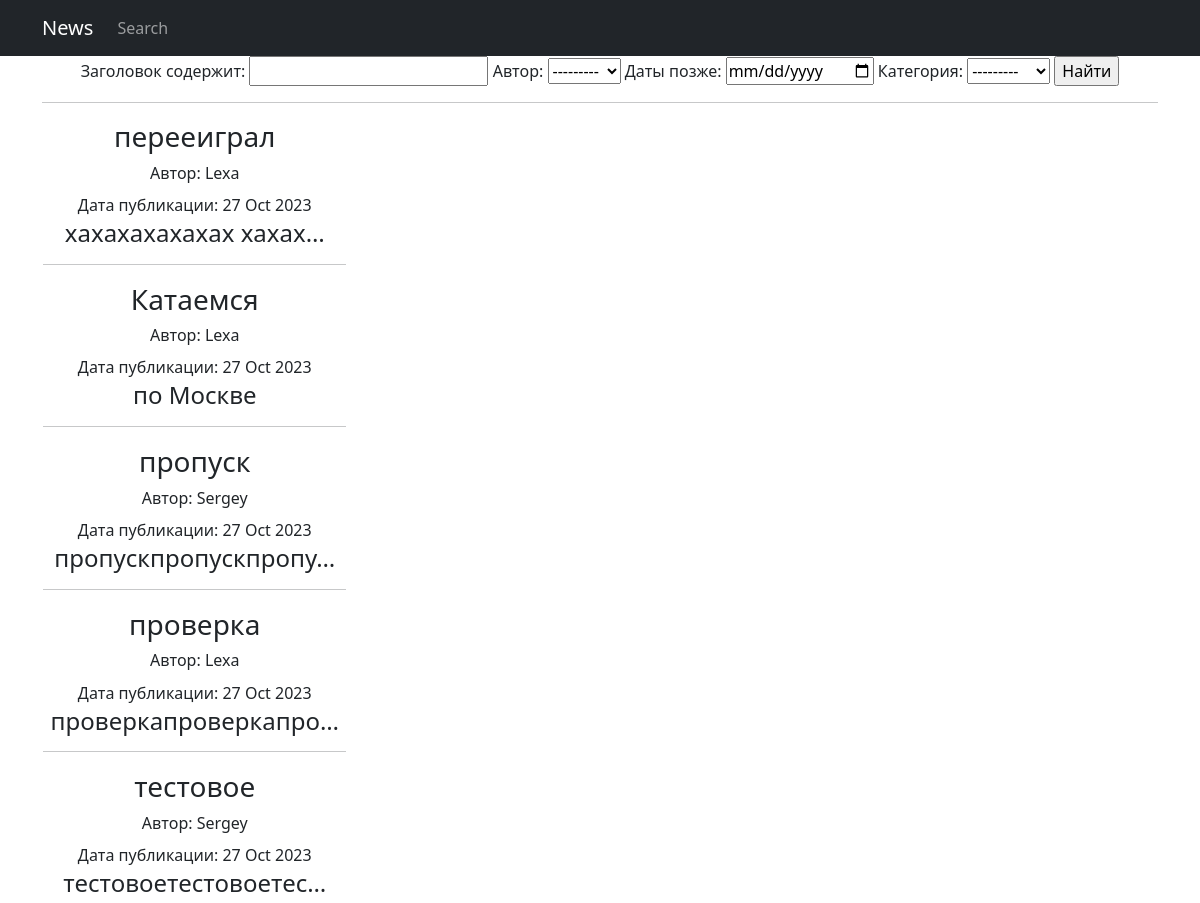
The page /news/search/ (upper part) on the database as committed earlier.
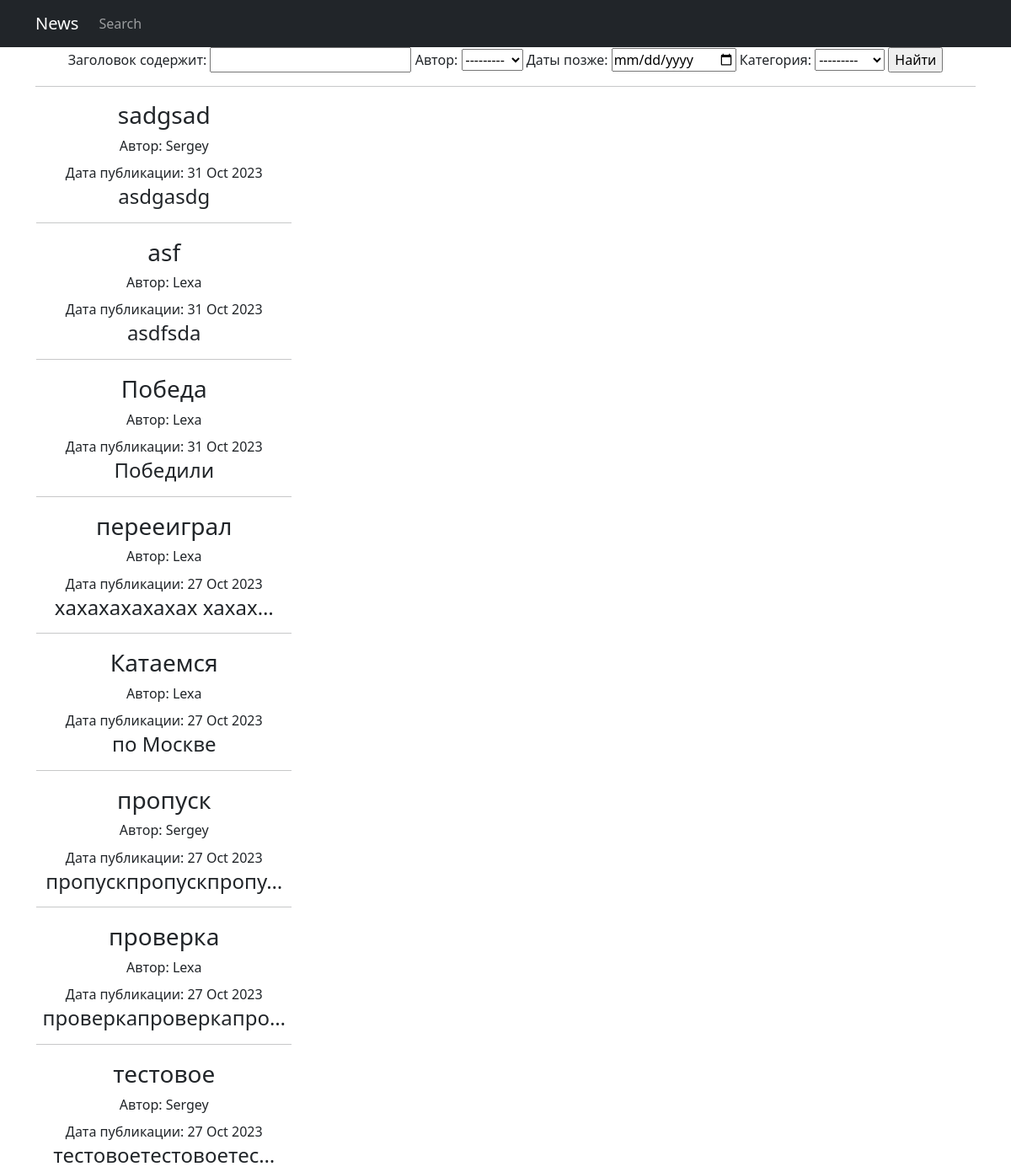
The same page on the database as committed later.
### news/models.py (models this page shows, shortened)
class Post(models.Model):
    Author = models.ForeignKey("Author", on_delete=models.CASCADE)
    NEWS = "NW"
    ARTICLE = "AR"
    CATEGORY_CHOICES = ((NEWS, "Новость"),
                        (ARTICLE, "Статья"))
    categoryType = models.CharField(max_length=2, choices=CATEGORY_CHOICES, default=ARTICLE)
    create_date = models.DateTimeField(auto_now_add=True)
    category = models.ManyToManyField("Category", through="PostCategory")
    caption = models.CharField(max_length=150)
    text = models.TextField(null=True)
    rating = models.FloatField(default=0.0)

class Author(models.Model):
    user = models.OneToOneField(User, on_delete=models.CASCADE)
    AuthorRating = models.FloatField(default=0.0)
    def __str__(self):
        return f'{self.user}'

### news/views.py (the view)
# urls.py: path('search/', PostSearch.as_view(), name='post_search'),
class PostSearch(ListView):
    model = Post
    template_name = 'search.html'
    context_object_name = 'search'
    queryset = Post.objects.order_by('-create_date')
    paginate_by = 10
    def get_context_data(self, **kwargs):
        context = super().get_context_data(**kwargs)
        context['time_now'] = datetime.utcnow()
        context['filter'] = PostFilter(self.request.GET, queryset=self.get_queryset())
        return context

### news/models.py (called while the page is built)
    def __str__(self):
        return f'{self.name}'

### news/templatetags/censorfilter.py (called while the page is built)
@register.filter()
def censor(value):
    banned_list = ['idiot', 'stupid']
    sentence = value.split()
    for i in banned_list:
        for words in sentence:
            if i in words:
                pos = sentence.index(words)
                sentence.remove(words)
                sentence.insert(pos, f"{words[0]}"+'*' * (len(i)-1))
    return " ".join(sentence)

### templates/search.html (shortened to what this page needs)
{% extends 'flatpages/default.html' %}
{% load censorfilter %}
{% block content %}
<form method="GET">
    {{ filter.form }}
    <input type="submit" value="Найти">
</form>
<hr>
    {% if filter.qs %}
       <table>
           {% for new in filter.qs %}
           <tr>
               <td><h3>{{ new.caption|censor }}</h3></td>
           </tr>
           <tr>
               <td><h6>Автор: {{ new.Author }}</h6></td>
           </tr>
           <tr>
               <td>Дата публикации: {{ new.create_date|date:'d M Y' }}</td>
           </tr>
           <tr>
               <td><h4>{{ new.text|truncatechars:20|censor }}</h4><hr></td>
           </tr>
           {% endfor %}
       </table>
   {% else %}
       <h2>Подобных новостей нет!</h2>
   {% endif %}
{% endblock content %}

Rows that differ between the two databases and show on the page:
added Post: caption|censor "sadgsad", Author "Sergey", create_date "31 Oct 2023", text|censor "asdgasdg"
added Post: caption|censor "asf", Author "Lexa", create_date "31 Oct 2023", text|censor "asdfsda"
added Post: caption|censor "Победа", Author "Lexa", create_date "31 Oct 2023", text|censor "Победили"
